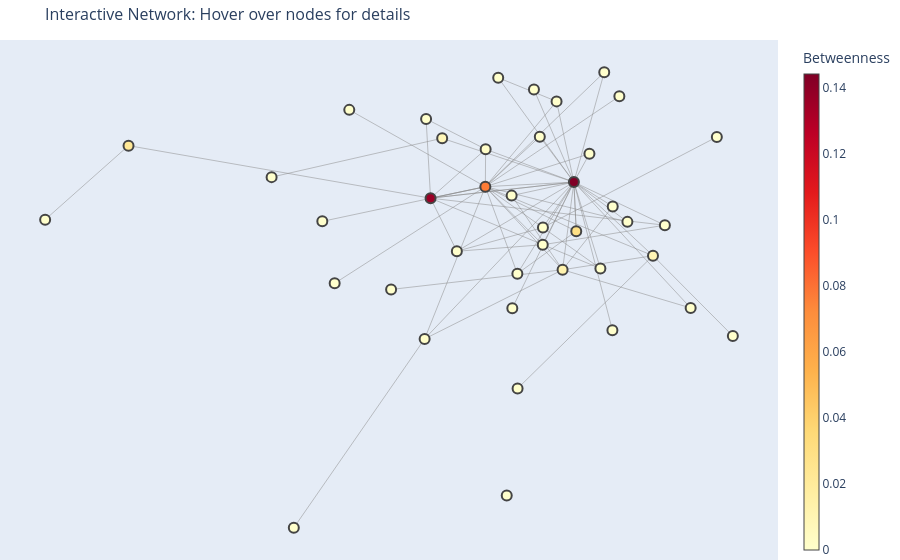

This figure's notebook cell:
### Markdown cell above
## Interactive Visualization with Plotly

**Matplotlib** (what we've been using) creates static images. **Plotly** creates interactive visualizations where you can:
- Zoom and pan
- Hover over nodes to see details
- Click and drag nodes to rearrange the layout
- Export as HTML for sharing

First install plotly: `pip install plotly`

### Code cell
import plotly.graph_objects as go

# use the same spring layout coordinates we already computed
edge_x = []
edge_y = []
for edge in G.edges():
    x0, y0 = pos[edge[0]]
    x1, y1 = pos[edge[1]]
    edge_x.append(x0)
    edge_x.append(x1)
    edge_x.append(None)  # None creates a break between edges
    edge_y.append(y0)
    edge_y.append(y1)
    edge_y.append(None)

edge_trace = go.Scatter(
    x=edge_x, y=edge_y,
    line=dict(width=0.5, color='#888'),
    hoverinfo='none',
    mode='lines')

node_x = []
node_y = []
node_text = []
for node in G.nodes():
    x, y = pos[node]
    node_x.append(x)
    node_y.append(y)
    # hover text showing node name and degree
    node_text.append(f"{node}<br>In-degree: {in_degree[node]}<br>Out-degree: {out_degree[node]}")

node_trace = go.Scatter(
    x=node_x, y=node_y,
    mode='markers',
    hoverinfo='text',
    text=node_text,
    marker=dict(
        showscale=True,
        colorscale='YlOrRd',
        size=10,
        color=[betweenness[node] for node in G.nodes()],
        colorbar=dict(
            thickness=15,
            title='Betweenness'
        ),
        line_width=2))

fig = go.Figure(data=[edge_trace, node_trace],
             layout=go.Layout(
                title=dict(text='Interactive Network: Hover over nodes for details', font=dict(size=16)),
                showlegend=False,
                hovermode='closest',
                margin=dict(b=0,l=0,r=0,t=40),
                xaxis=dict(showgrid=False, zeroline=False, showticklabels=False),
                yaxis=dict(showgrid=False, zeroline=False, showticklabels=False))
                )

fig.show()

# To save as HTML: fig.write_html("network.html")

### Figure 1 — Plotly figure (JSON) as saved in the notebook; plotly's stock layout.template omitted (floating-point values rounded to 4 significant figures; data arrays with more than 128 entries replaced by an {"elided": "..."} marker saying what was removed)
{"data": [{"hoverinfo": "none", "line": {"color": "#888", "width": 0.5}, "mode": "lines", "type": "scatter", "x": {"elided": "213 float values"}, "y": {"elided": "213 float values"}}, {"hoverinfo": "text", "marker": {"color": [0, 0.1442, 0.07692, 0.01218, 0, 0, 0, 0, 0, 0, 0, 0, 0, 0, 0, 0.1359, 0.001603, 0, 0, 0, 0, 0.007692, 0, 0, 0, 0.02981, 0, 0, 0, 0, 0, 0, 0, 0, 0.02244, 0.009615, 0, 0, 0.001282, 0, 0], "colorbar": {"thickness": 15, "title": {"text": "Betweenness"}}, "colorscale": [[0, "rgb(255,255,204)"], [0.125, "rgb(255,237,160)"], [0.25, "rgb(254,217,118)"], [0.375, "rgb(254,178,76)"], [0.5, "rgb(253,141,60)"], [0.625, "rgb(252,78,42)"], [0.75, "rgb(227,26,28)"], [0.875, "rgb(189,0,38)"], [1, "rgb(128,0,38)"]], "line": {"width": 2}, "showscale": true, "size": 10}, "mode": "markers", "text": ["Ludwig Lichtwitz<br>In-degree: 0<br>Out-degree: 2", "Ralph Neumann<br>In-degree: 26<br>Out-degree: 2", "Rita Neumann<br>In-degree: 17<br>Out-degree: 3", "Leo Fraines<br>In-degree: 1<br>Out-degree: 7", "JuedNaeherin<br>In-degree: 0<br>Out-degree: 1", "Hedwig Hoeppner<br>In-degree: 0<br>Out-degree: 1", "SchwarzmarktVermieter<br>In-degree: 1<br>Out-degree: 1", "EhepaarSalzwedel<br>In-degree: 0<br>Out-degree: 1", "Kneipenwitwe<br>In-degree: 1<br>Out-degree: 1", "FreundinEhepaarSalzwedel<br>In-degree: 0<br>Out-degree: 0", "ChristlicheHelferBerlin<br>In-degree: 1<br>Out-degree: 2", "Ortspolizist<br>In-degree: 0<br>Out-degree: 1", "Kaplan Wiesinger<br>In-degree: 0<br>Out-degree: 2", "NichtjuedFreundLF<br>In-degree: 1<br>Out-degree: 1", "Walter Wendland<br>In-degree: 0<br>Out-degree: 4", "Agnes Wendland<br>In-degree: 3<br>Out-degree: 7", "Elisabeth Abbegg<br>In-degree: 2<br>Out-degree: 2", "Freunde RW<br>In-degree: 1<br>Out-degree: 0", "Ruth Wendland<br>In-degree: 0<br>Out-degree: 3", "Ruth AndreasFriedrich<br>In-degree: 0<br>Out-degree: 2", "Sohn Dr. Aub<br>In-degree: 0<br>Out-degree: 1", "Fritz Aub<br>In-degree: 1<br>Out-degree: 1", "Heinrich Grueber<br>In-degree: 0<br>Out-degree: 1", "FreundeEhepaarWendland<br>In-degree: 2<br>Out-degree: 1", "Hans Brombach<br>In-degree: 1<br>Out-degree: 2", "Harald Poelchau<br>In-degree: 1<br>Out-degree: 3", "Walter Seitz<br>In-degree: 0<br>Out-degree: 3", "AusweisNazi<br>In-degree: 1<br>Out-degree: 1", "Militaerpolizei<br>In-degree: 0<br>Out-degree: 1", "Angelika Wendland<br>In-degree: 3<br>Out-degree: 1", "Guenther Rutenborn<br>In-degree: 0<br>Out-degree: 1", "aeltererJude<br>In-degree: 1<br>Out-degree: 0", "MitgliedOnkelEmil<br>In-degree: 0<br>Out-degree: 1", "Ruth Hohmann<br>In-degree: 1<br>Out-degree: 1", "Sohn Wendland<br>In-degree: 1<br>Out-degree: 1", "LandwirtFleischerEberswalde<br>In-degree: 2<br>Out-degree: 3", "Walter Aub<br>In-degree: 1<br>Out-degree: 0", "Sonderbehoerde fuer Ausgebombte<br>In-degree: 0<br>Out-degree: 1", "WucherVermieter<br>In-degree: 1<br>Out-degree: 3", "Gertrud Neumann<br>In-degree: 1<br>Out-degree: 0", "Gestapo<br>In-degree: 0<br>Out-degree: 2"], "type": "scatter", "x": [0.08726, 0.1622, -0.03247, 0.1373, -0.3315, -0.2396, 0.4188, -0.3636, 0.2475, 0.01457, 0.2204, 0.03841, 0.1963, 0.02535, 0.09374, -0.1529, -0.03181, 0.4764, 0.09413, 0.2798, -0.5023, -0.1273, 0.07435, 0.3621, 0.03791, 0.1674, 0.1241, 0.2289, 0.02681, -0.09509, 0.2468, 0.5116, -0.3908, -0.004172, -0.8167, 0.336, -1, 0.2621, -0.1659, -0.4535, -0.1627], "y": [0.2527, 0.1214, 0.1082, -0.1319, 0.3303, -0.1889, -0.2424, -0.1711, 0.05102, -0.7845, -0.1282, -0.4751, 0.2033, 0.08237, -0.05968, 0.07496, 0.2164, 0.2519, -0.009866, 0.006503, 0.1358, 0.2482, 0.3891, -0.003159, -0.1433, -0.02032, 0.3548, 0.439, -0.243, -0.07844, -0.3066, -0.3234, 0.007963, 0.4232, 0.2268, -0.09124, 0.0129, 0.3696, -0.3318, -0.8777, 0.3041]}], "layout": {"hovermode": "closest", "margin": {"b": 0, "l": 0, "r": 0, "t": 40}, "showlegend": false, "title": {"font": {"size": 16}, "text": "Interactive Network: Hover over nodes for details"}, "xaxis": {"showgrid": false, "showticklabels": false, "zeroline": false}, "yaxis": {"showgrid": false, "showticklabels": false, "zeroline": false}}}
